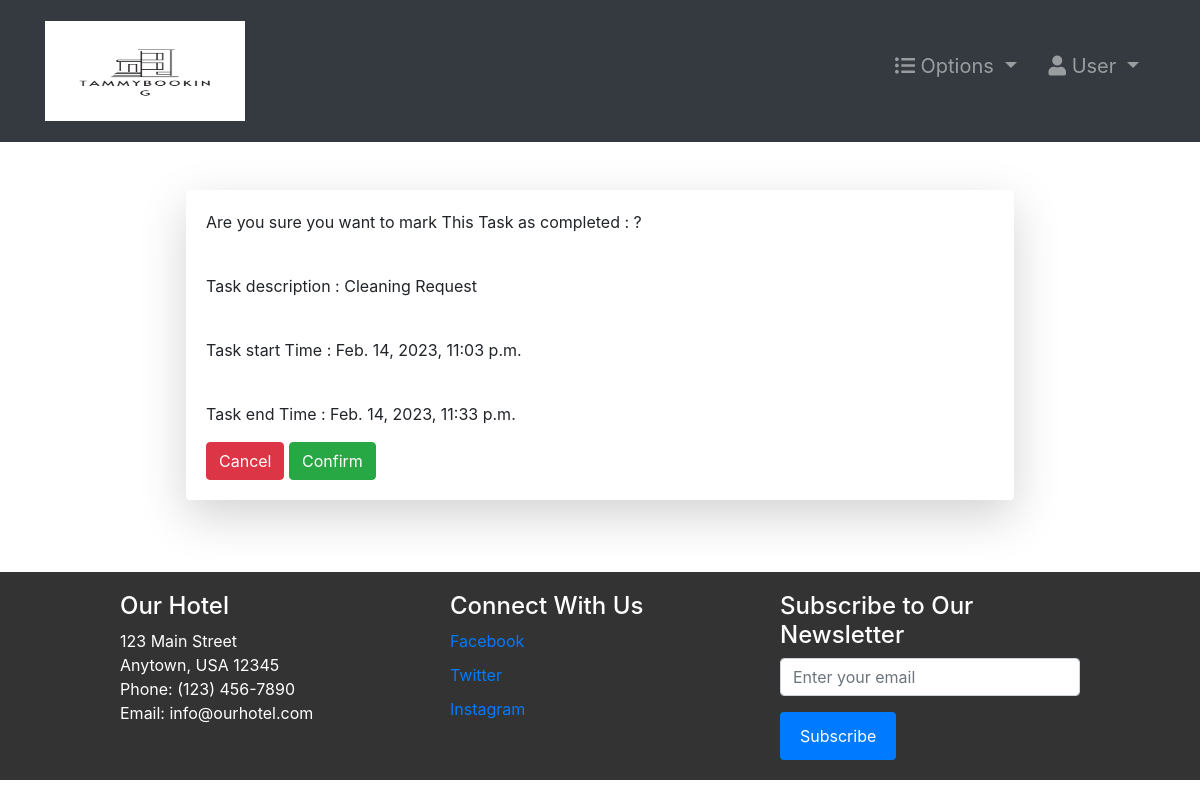
Page /completeTask/8/ (signed in) on the committed database.
### accounts/models.py (models this page shows, shortened)
class Task(models.Model):
    employee = models.ForeignKey(
        Employee,   null=True, on_delete=models.CASCADE)
    startTime = models.DateTimeField()
    endTime = models.DateTimeField()
    description = models.TextField()

### accounts/views.py (the view)
# urls.py: path('completeTask/<str:pk>/', completeTask, name="completeTask"),
@login_required(login_url='login')
def completeTask(request, pk):
    role = str(request.user.groups.all()[0])
    path = role + "/"
    task = Task.objects.get(id=pk)
    if request.method == "POST":
        task.delete()
        return redirect("tasks")
    context = {
        "role": role,
        'task': task
    }
    return render(request, path + "completeTask.html", context)

### Templates/staff/completeTask.html (shortened to what this page needs)
{% extends '../index.html' %}
{% block context %}
<div class="row justify-content-center m-5">
    <div class="card border-info shadow-lg w-75">
        <div class="card-body">
            <p>Are you sure you want to mark This Task as completed : ?</p> <br>
            <p>Task description : {{ task.description }} </p> <br>
            <p>Task start Time : {{ task.startTime }}</p><br>
            <p>Task end Time : {{ task.endTime }} </p>
            <form action="{% url 'completeTask' task.id %}" method="post">
                <a class="btn btn-danger" href="{% url 'tasks' %}">Cancel</a>
                <input class="btn btn-success" type="submit" value="Confirm">
            </form>
        </div>
    </div>
</div>
{% endblock %}

### static/css/style.css (style rules this page uses)
* { margin: 0; padding: 0; -webkit-font-smoothing: antialiased; box-sizing: border-box; }
.card-body { padding:0; }
.card { border:none !important; }

### static/css/main.css (style rules this page uses)
* { margin: 0; padding: 0; -webkit-font-smoothing: antialiased; }
body { position: relative; }

### rows in the picture
Task: description "Cleaning Request", startTime "Feb. 14, 2023, 11:03 p.m.", endTime "Feb. 14, 2023, 11:33 p.m."
